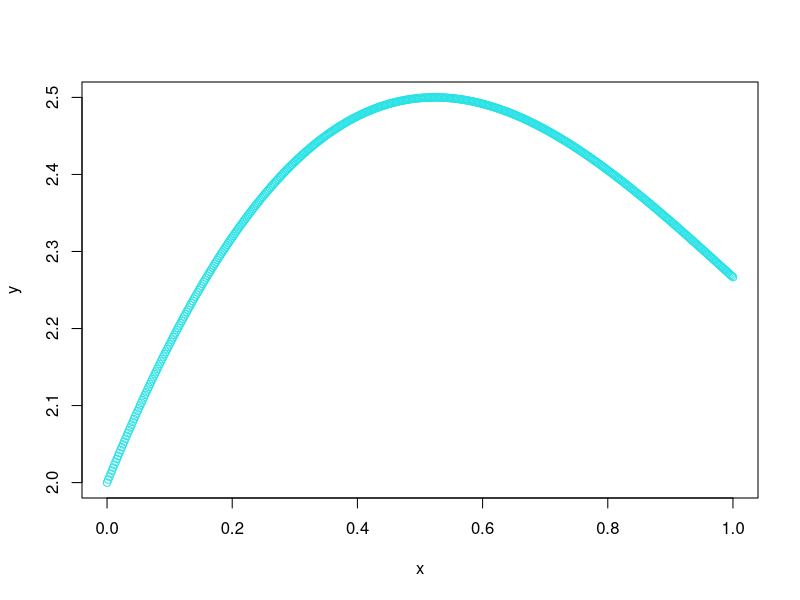

Source code (R): (Note: this script raises an error after producing the figure.)
# Basic wavelet transform with trig function 
# See R guide https://cran.r-project.org/web/packages/waveslim/waveslim.pdf
# Create the x values, and true y values must be diatic (divisible by 2^J) 
x = seq(from=0,to=1,1/511)
y = 2*sin(x) + 2*cos(x)^2
plot(x,y,col=5)

# Create the signal with specified noise
y_r = y + rnorm(512,0,sd=.01)
#lines(x,y_r,col=1)
#Perform Discrete Wavelet Transform on noise (DWT)
#This is obtained to do transformation on the 4 different levels of the transform
# d1-d4 and s4
dwt(y_r) 

#Transformation Step (performs wavelet shrinkage and level specification, hard vs soft)
#universal.thresh(wc, max.level = 4, hard = TRUE)
lines(x,idwt(universal.thresh(dwt(y_r), max.level=4, hard = TRUE)),col=2,lwd=2)
lines(x,idwt(universal.thresh(dwt(y_r), max.level=4, hard = FALSE)),col=3,lwd=2)
#Original signal
#lines(x,y_r)
